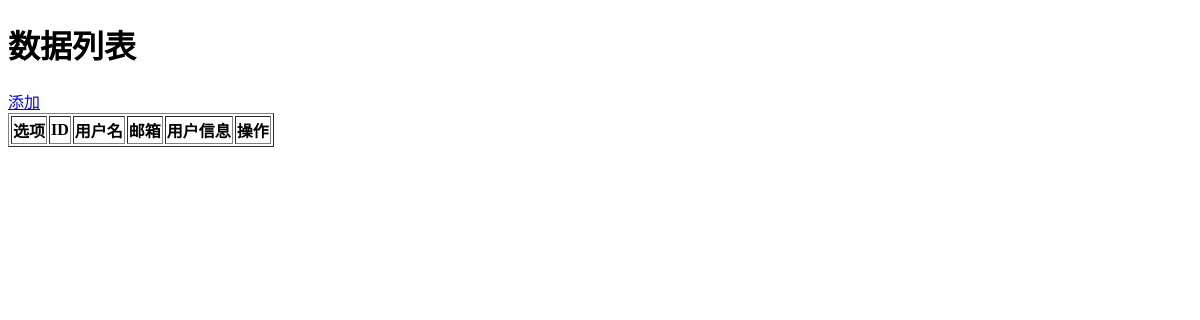
Before: /kv/app01/userinfo/ with the older database file.
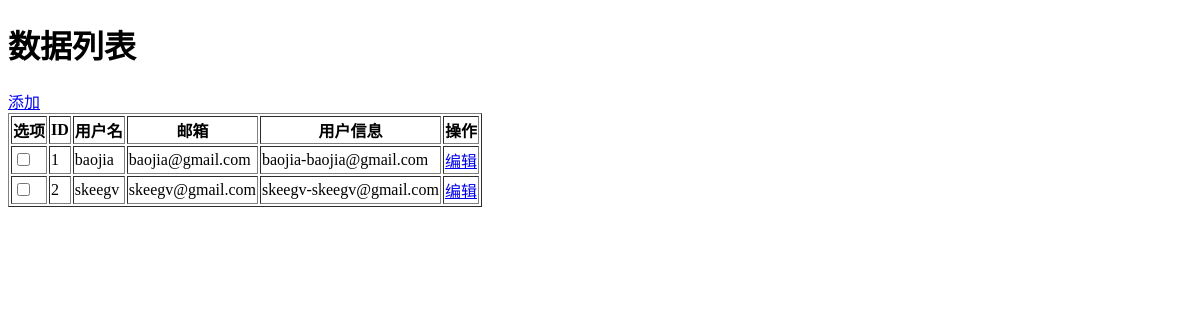
After: the same page with the newer database file.
### app01/models.py (models this page shows, shortened)
class UserInfo(models.Model):
    username = models.CharField(verbose_name="用户名", max_length=32)
    email = models.EmailField(verbose_name="邮箱")
    ug = models.ForeignKey(UserGroup, on_delete=models.CASCADE,verbose_name="用户组", null=True, blank=True)
    mm = models.ManyToManyField(Role, verbose_name="角色")

### keegv/service/v1.py (the view)
    def changelist_view(self, request):
        self.request = request
        result_list = self.model_class.objects.all()
        from django.http.request import QueryDict
        param_dict = QueryDict(mutable=True)
        if request.GET:
            param_dict['_changelistfilter'] = request.GET.urlencode()
        base_add_url = reverse("{2}:{0}_{1}_add".format(self.app_label, self.model_name, self.site.namespace))
        add_url = "{0}?{1}".format(base_add_url, param_dict.urlencode())
        context = {
            'result_list': result_list,
            'list_display': self.list_display,
            'kvadmin_obj': self
        }
        return render(request, 'kv/change_list.html', {'context': context, 'add_url': add_url})

### app01/kv.py (called while the page is built)
    def func(self, obj=None, is_header=False):
        if is_header:
            return "操作"
        else:
            name = "{0}:{1}_{2}_change".format(self.site.namespace, self.model_class._meta.app_label, self.model_class._meta.model_name)
            url = reverse(name, args=(obj.pk,))
            from django.http.request import QueryDict
            param_dict = QueryDict(mutable=True)
            if self.request.GET:
                param_dict['_changelistfilter'] = self.request.GET.urlencode()
            base_edit_url = reverse("{2}:{0}_{1}_change".format(self.app_label, self.model_name, self.site.namespace), args=(obj.pk,))
            edit_url = "{0}?{1}".format(base_edit_url, param_dict.urlencode())
            return mark_safe("<a href='{0}'>编辑</a>".format(edit_url))

    def checkbox(self, obj=None, is_header=False):
        if is_header:
            return mark_safe('选项')
        else:
            tag = "<input type='checkbox' value='{0}' />".format(obj.pk)
            return mark_safe(tag)

    def comb(self, obj=None, is_header=False):
        if is_header:
            return "用户信息"
        else:
            return "%s-%s" %(obj.username, obj.email)

### keegv/templates/kv/change_list.html (shortened to what this page needs)
{% load kv_list %}
<!DOCTYPE html>
<html lang="en">
<head>
</head>
<body>
    <h1>数据列表</h1>
    <a href="{{ add_url }}">添加</a>
    {% func context %}
</body>
</html>

### keegv/templates/kv/md.html
<table border="1">
    <thead>
        <tr>
            {% for foo in header_list %}
                <th>{{ foo }}</th>
            {% endfor %}
        </tr>
    </thead>
    <tbody>
        {% for item in result %}
            <tr>
            {% for val in item %}
                <td>{{ val }}</td>
            {% endfor %}
            </tr>
        {% endfor %}
    </tbody>
</table>

Changed rows visible on the page:
added UserInfo: item "baojia" "baojia@gmail.com"
added UserInfo: item "skeegv" "skeegv@gmail.com"
Other visible differences:
new list line: "☐ 1 baojia-baojia@gmail.com 编辑"
new list line: "☐ 2 skeegv-skeegv@gmail.com 编辑"
